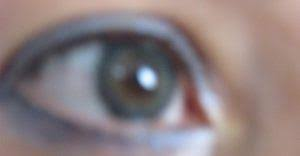
#> input picture goz.jpg, 300 x 156 px
$ jupyter execute '7-Görüntü Yumuşatma.ipynb'
#> lines starting #> are read from the running program, lines starting #| are printed output that depends on the picture
[cell 1]
import cv2
import numpy as np
import matplotlib.pyplot as plt

[cell 2]
img = cv2.imread('goz.jpg')
#> img is the input picture: shape (156, 300, 3); mean B, G, R 126.9, 125.3, 138

[cell 3]
plt.imshow(img)

[cell 4]
cekirdek = np.ones((8,8),np.float32)/36
img2 = cv2.filter2D(img,-1,cekirdek)
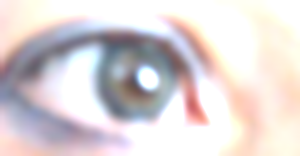
#> img2: shape (156, 300, 3); mean B, G, R 213.3, 212.2, 220.7

[cell 5]
plt.subplot(121), plt.imshow(img), plt.title('Orijinal')
plt.xticks([]), plt.yticks([])

plt.subplot(122), plt.imshow(img2), plt.title('Ortalama Filtre')
plt.xticks([]), plt.yticks([])

plt.show()
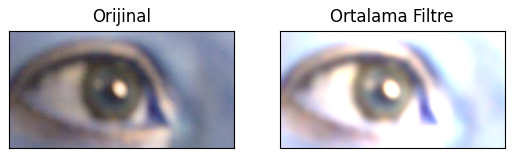
#> figure drawn by matplotlib, 2 panels; B, G, R data is drawn as R, G, B

[cell 6]
img3 = cv2.GaussianBlur(img,(7,7),0)

[cell 7]
plt.subplot(121), plt.imshow(img), plt.title('Orijinal')
plt.xticks([]), plt.yticks([])

plt.subplot(122), plt.imshow(img3), plt.title('Gaussian Filtre')
plt.xticks([]), plt.yticks([])

plt.show()
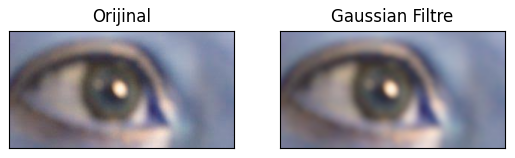
#> figure drawn by matplotlib, 2 panels; B, G, R data is drawn as R, G, B

[cell 8]
img_4 = cv2.imread('k.jpg')
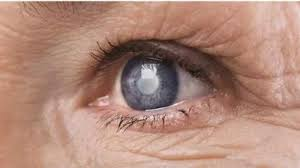
#> input picture k.jpg, 300 x 168 px
#> img_4 is the input picture: shape (168, 300, 3); mean B, G, R 121, 135.9, 175.2

[cell 9]
plt.imshow(img_4)

[cell 10]
img_5 = cv2.GaussianBlur(img_4,(501,501),1)

[cell 11]
plt.subplot(121), plt.imshow(img_4), plt.title('Orijinal')
plt.xticks([]), plt.yticks([])

plt.subplot(122), plt.imshow(img_5), plt.title('Gaussian Filter')
plt.xticks([]), plt.yticks([])

plt.show()
#> figure, not shown here; B, G, R data is drawn as R, G, B
